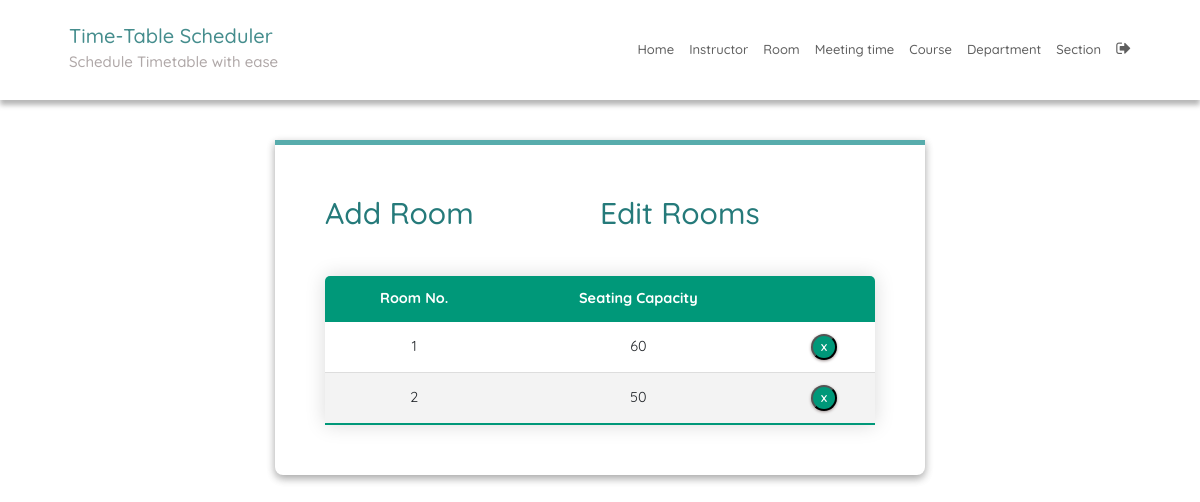
The app's page /roomEdit/ (signed in) with its own data.
### SchedulerApp/models.py (models this page shows, shortened)
class Room(models.Model):
    r_number = models.CharField(max_length=6)
    seating_capacity = models.IntegerField(default=0)

### SchedulerApp/views.py (the view)
# urls.py: path('roomEdit/', roomEdit, name='roomEdit'),
@login_required
def roomEdit(request):
    context = {'rooms': Room.objects.all()}
    return render(request, 'roomEdit.html', context)

### SchedulerApp/templatetags/index.py (called while the page is built)
@register.tag
def active(parser, token):
    args = token.split_contents()
    template_tag = args[0]
    if len(args) < 2:
        raise (template.TemplateSyntaxError, f'{template_tag} tag requires at least one argument')
    return NavSelectedNode(args[1:])

    def render(self, context):
        path = context['request'].path
        for p in self.patterns:
            pValue = template.Variable(p).resolve(context)
            if path == pValue:
                return 'active'
        return ''

### templates/roomEdit.html (shortened to what this page needs)
{% extends 'base.html' %}
{% block content %}
{% load static %}
<fieldset class="fieldset">
  <div class="tablink">
    <a href="{% url 'roomAdd'%}">
      <h1 onclick="openPage('new')" id="defaultOpen">Add Room</h1>
    </a>
    <h1 onclick="openPage('edit')" id="link_to_edit">Edit Rooms</h1>
  </div>
  <div class="tabcontent" id="edit">
    <table class="editTable">
      <thead>
        <tr class="table-headers">
          <th>Room No.</th>
          <th>Seating Capacity</th>
          <th class="empty"></th>
        </tr>
      </thead>
      <tbody>
        {% for rm in rooms %}
        <tr>
          <td>{{rm.r_number}}</td>
          <td>{{rm.seating_capacity}}</td>
          <td class="empty">
            <form action="{% url 'deleteroom' rm.id %}" method="post">
              <input type="submit" value="X" class="cross">
            </form>
          </td>
        </tr>
        {% endfor %}
      </tbody>
    </table>
  </div>
</fieldset>
{% endblock %}

### static/CSS/style.css (style rules this page uses)
:root { --green1: #57ACAC; --green2: #38c0b3; --green3: #257a7a; --green4: #0FCD9D; --green5: #01d7a7; --green6: #00BE8E; --green7: #009879; --white: #fff; --grey: #aaa; --dark-grey: #444; --light-grey: #a29999; --lighter-grey: #dddddd; --lightest-grey: #f3f3f3; --box-shadow: #9e9292; }
html { font-size: 100%; box-sizing: border-box; scroll-behavior: smooth; }
html, body { margin: 0; padding: 0; width: 100vw; min-height: 100%; text-rendering: optimizeLegibility; font-family: "Quicksand", sans-serif; font-size: 62.5%; }
body { position: relative; }
a { text-decoration: none; }
fieldset { padding: 50px; border-radius: 0 0 8px 8px; background: transparent; box-shadow: rgba(0, 0, 0, 0.145) 0px 4px 8px, rgba(0, 0, 0, 0.24) 0px 3px 8px; border-top: 5px solid var(--green1); }
.fieldset { min-width: 65rem; font-size: 1.6rem; }
.tablink { display: grid; grid-template-columns: 1fr 1fr; }
.tablink h1 { color: var(--green3); padding-bottom: 2rem; cursor: pointer; font-size: 3rem; }
.tabcontent { display: grid; gap: 3rem; }
.editTable, .timetable { border-collapse: collapse; margin-top: 2rem; font-size: 0.9em; min-width: 40rem; border-radius: 5px 5px 0 0; overflow: hidden; box-shadow: 0 0 20px rgba(0, 0, 0, 0.15); text-align: center; }
.editTable thead tr, .timetable thead tr { background-color: var(--green7); color: var(--white); font-weight: bold; }
.editTable th, .editTable td, .timetable th, .timetable td { padding: 1.2rem 1.5rem; }
.editTable tbody tr, .timetable tbody tr { border-bottom: 1px solid var(--lighter-grey); }
.editTable tbody tr:nth-of-type(even), .timetable tbody tr:nth-of-type(even) { background-color: var(--lightest-grey); }
.editTable tbody tr:last-of-type, .timetable tbody tr:last-of-type { border-bottom: 2px solid var(--green7); }
.empty form { display: flex; justify-content: center; }
.cross { border-radius: 50%; font-size: 1rem; font-weight: bold; box-shadow: 0px 1px 3px 0px var(--box-shadow); padding: 4px; color: var(--white); background-color: var(--green7); cursor: pointer; width: 2.6rem; height: 2.6rem; }

### records on screen
Room: r_number "1", seating_capacity "60"
Room: r_number "2", seating_capacity "50"
